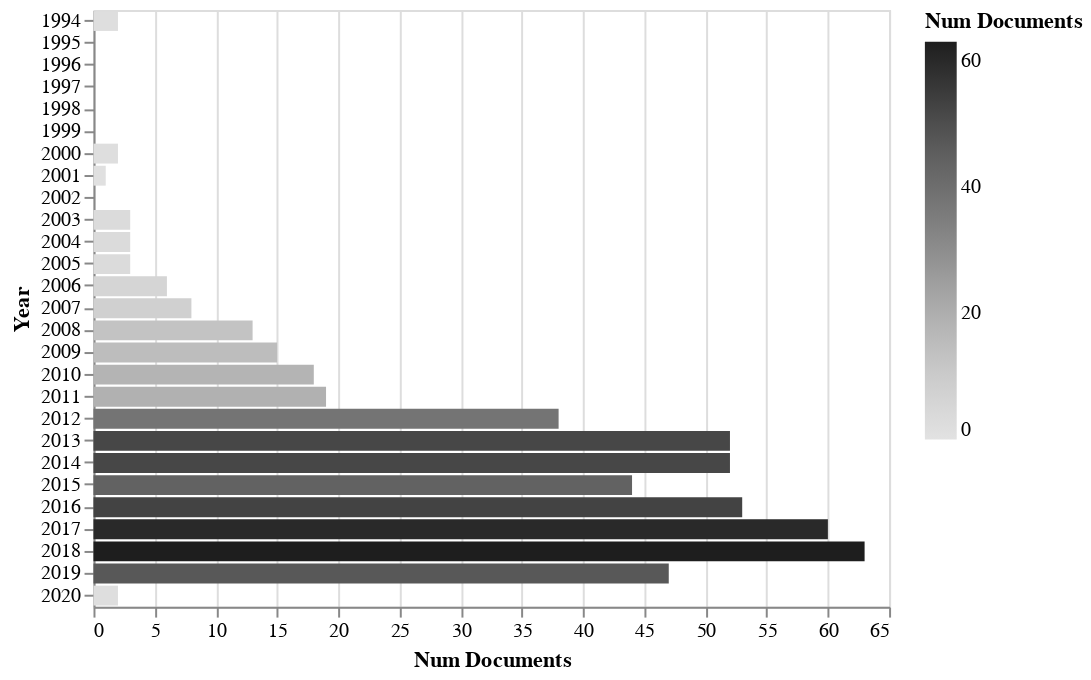

The notebook cell saved with this chart:
### Code cell
rdf.documents_by_year().barhplot_in_altair()

### Figure 1 — Vega-Lite specification as saved in the notebook (floating-point values rounded to 4 significant figures)
{"$schema": "https://vega.github.io/schema/vega-lite/v3.4.0.json", "config": {"mark": {"tooltip": null}, "view": {"height": 300, "width": 400}}, "data": {"name": "data-52625505f9716b5524ae7313f5a199b3"}, "datasets": {"data-52625505f9716b5524ae7313f5a199b3": [{"Num Documents": 2, "Year": 1994}, {"Num Documents": 0, "Year": 1995}, {"Num Documents": 0, "Year": 1996}, {"Num Documents": 0, "Year": 1997}, {"Num Documents": 0, "Year": 1998}, {"Num Documents": 0, "Year": 1999}, {"Num Documents": 2, "Year": 2000}, {"Num Documents": 1, "Year": 2001}, {"Num Documents": 0, "Year": 2002}, {"Num Documents": 3, "Year": 2003}, {"Num Documents": 3, "Year": 2004}, {"Num Documents": 3, "Year": 2005}, {"Num Documents": 6, "Year": 2006}, {"Num Documents": 8, "Year": 2007}, {"Num Documents": 13, "Year": 2008}, {"Num Documents": 15, "Year": 2009}, {"Num Documents": 18, "Year": 2010}, {"Num Documents": 19, "Year": 2011}, {"Num Documents": 38, "Year": 2012}, {"Num Documents": 52, "Year": 2013}, {"Num Documents": 52, "Year": 2014}, {"Num Documents": 44, "Year": 2015}, {"Num Documents": 53, "Year": 2016}, {"Num Documents": 60, "Year": 2017}, {"Num Documents": 63, "Year": 2018}, {"Num Documents": 47, "Year": 2019}, {"Num Documents": 2, "Year": 2020}]}, "encoding": {"color": {"field": "Num Documents", "scale": {"scheme": "greys"}, "type": "quantitative"}, "x": {"field": "Num Documents", "type": "quantitative"}, "y": {"field": "Year", "sort": {"field": "Num Documents:Q"}, "type": "nominal"}}, "mark": "bar"}
